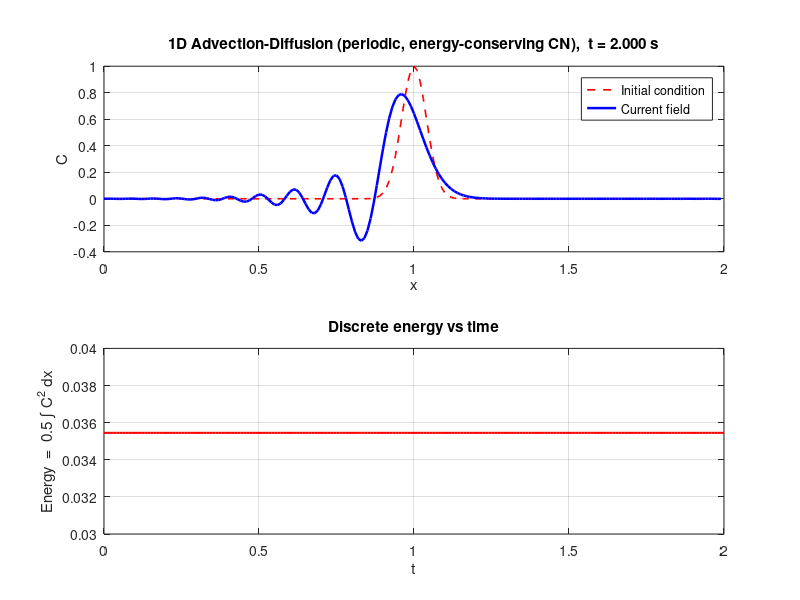
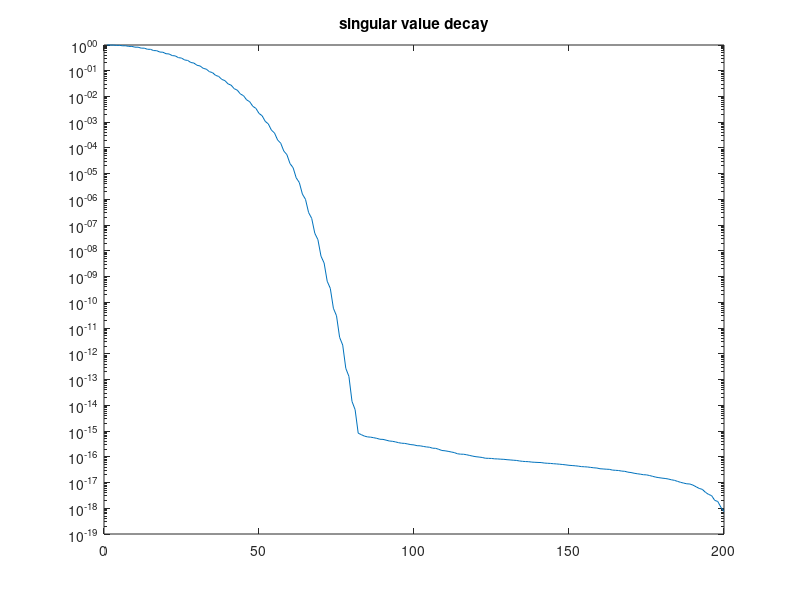
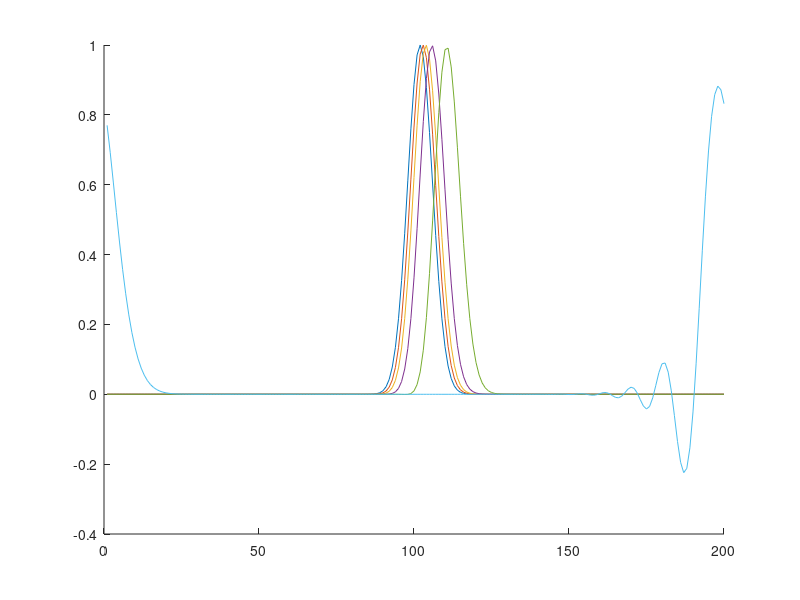

The MATLAB script that drew these images, in order:
%% 1D Advection-Diffusion Equation Solver
%  Periodic BCs | Central differences | Energy-conserving time discretization
%
% Solves:  dC/dt + u*dC/dx = D*d2C/dx2 ,   x in [0, L), periodic
%
% SPATIAL DISCRETIZATION
%   Advection : central difference  ->  matrix D1 is SKEW-SYMMETRIC
%               (D1' = -D1 on a periodic grid). This matters because a
%               skew-symmetric operator satisfies C'*D1*C = 0 for any C,
%               i.e. it moves "energy" (the L2 norm) around in space but
%               never creates or destroys it -- exactly like the
%               continuous advection term.
%   Diffusion : standard central 2nd difference -> matrix D2 is
%               SYMMETRIC NEGATIVE SEMI-DEFINITE, which is what
%               physically dissipates energy.
%
% TIME DISCRETIZATION (the "energy-conserving" part)
%   Explicit Euler applied to a skew-symmetric system is unconditionally
%   UNSTABLE (energy grows every step, no matter how small dt is).
%   Instead we use the trapezoidal rule (Crank-Nicolson):
%
%       C^{n+1} = C^n + (dt/2) * A * (C^n + C^{n+1})
%       =>  (I - dt/2*A) C^{n+1} = (I + dt/2*A) C^n
%
%   The update matrix M = (I - dt/2*A)^{-1} * (I + dt/2*A) is the Cayley
%   transform of A. When A is skew-symmetric, the Cayley transform is
%   EXACTLY ORTHOGONAL (M'*M = I), so ||C^{n+1}||_2 = ||C^n||_2 to
%   machine precision -- discrete energy is conserved exactly, for ANY
%   time step size (no CFL restriction on stability). Adding the
%   symmetric negative-semidefinite diffusion operator makes the scheme
%   correctly *dissipative* instead of perfectly conserving (as it
%   physically should be), while remaining unconditionally stable.
%
% Author: Generated by Claude
% -------------------------------------------------------------------

clear; clc; close all;

%% ------------------- User-defined parameters -----------------------
L  = 2.0;          % domain length [m] (periodic: point L is identified with 0)
N  = 200;          % number of grid points

% D  = 0.01;         % diffusion coefficient [m^2/s]
D  = 0;         % diffusion coefficient [m^2/s]
u  = 1.0;          % advection velocity [m/s]

T_final = 2.0;     % total simulation time [s]
dt = 0.01;         % time step [s] -- can be chosen freely for stability;
                    % (accuracy still degrades if dt is too large)

plot_every = 20;    % plot update frequency (in time steps)

%% ------------------- Grid setup (periodic) -----------------------------
x  = linspace(0, L, N+1); x(end) = [];   % N points on [0, L)
dx = x(2) - x(1);

%% ------------------- Initial condition ----------------------------------
x0 = 0.5*L;
sigma = 0.08*L;
% C0 = exp(-((x - x0).^2) / (2*sigma^2))';   % column vector, N x 1
C0 = exp(-(16*(x - x0).^2) / (2*sigma^2))';   % column vector, N x 1
% C0 = zeros(N,1); C0(1) = 1;   % column vector, N x 1
C  = C0;

Nt = round(T_final/dt);

fprintf('Grid: N = %d points, dx = %.4g\n', N, dx);
fprintf('dt = %.4g, Nt = %d steps, T_final = %.4g\n', dt, Nt, dt*Nt);

%% ------------------- Assemble periodic operator matrices -----------------
% D1: central-difference first derivative, periodic, skew-symmetric
%     (D1*C)_i = (C_{i+1} - C_{i-1}) / (2*dx)
e = ones(N,1);
D1 = spdiags([-e e], [-1 1], N, N) / (2*dx);
D1(1, N)   = -1/(2*dx);   % wrap: node before index 1 is index N
D1(N, 1)   =  1/(2*dx);   % wrap: node after index N is index 1

% D2: central-difference second derivative, periodic, symmetric
%     (D2*C)_i = (C_{i+1} - 2*C_i + C_{i-1}) / dx^2
D2 = spdiags([e -2*e e], [-1 0 1], N, N) / dx^2;
D2(1, N) = 1/dx^2;
D2(N, 1) = 1/dx^2;

% Sanity checks (uncomment to verify skew-/symmetry properties):
% disp(full(D1 + D1'))   % should be ~0 (skew-symmetric)
% disp(full(D2 - D2'))   % should be ~0 (symmetric)

%% ------------------- Full spatial operator A ----------------------------
% dC/dt = A*C ,   A = -u*D1 + D*D2
A = -u*D1 + D*D2;

%% ------------------- Energy-conserving (Crank-Nicolson) time stepping ----
I = speye(N);
M_left  = I - (dt/2)*A;   % implicit part
M_right = I + (dt/2)*A;   % explicit part

% Factorize the (constant) left-hand matrix once for efficiency
[Lf, Uf, Pf, Qf] = lu(M_left);

energy = zeros(Nt+1, 1);
time   = (0:Nt)*dt;
energy(1) = 0.5*dx*sum(C.^2);   % discrete L2 "energy"

figure('Color','w','Position',[100 100 900 650]);

X_C = zeros(N,Nt);

for n = 1:Nt

    rhs = M_right*C;
    % Solve M_left * C_new = rhs  using the precomputed LU factors
    C = Qf * (Uf \ (Lf \ (Pf*rhs)));

    X_C(:,n) = C;

    energy(n+1) = 0.5*dx*sum(C.^2);

    if mod(n, plot_every) == 0 || n == Nt
        subplot(2,1,1);
        plot(x, C0, 'r--', 'LineWidth', 1.2); hold on;
        plot(x, C, 'b-', 'LineWidth', 1.8); hold off;
        xlabel('x'); ylabel('C');
        title(sprintf('1D Advection-Diffusion (periodic, energy-conserving CN),  t = %.3f s', n*dt));
        legend('Initial condition', 'Current field', 'Location', 'northeast');
        % ylim([min(0,min(C0)) max(C0)*1.1]);
        grid on;

        subplot(2,1,2);
        plot(time(1:n+1), energy(1:n+1), 'r-', 'LineWidth', 1.5);
        xlabel('t'); ylabel('Energy  =  0.5 \int C^2 dx');
        title('Discrete energy vs time');
        grid on;
        drawnow;
    end
end

fprintf('Initial energy = %.6g\n', energy(1));
fprintf('Final energy   = %.6g\n', energy(end));
fprintf('(With D = 0 these should match to machine precision;\n');
fprintf(' with D > 0, energy should decay monotonically.)\n');

%% construct ROM basis via POD
[V,S,~] = svd(X_C,'econ');
% n = 14;
% n = 24;
n = 40;
Vn = V(:,1:n);

%% singular value decay
figure
semilogy(diag(S)/S(1,1))
title("singular value decay")

%% state plots
X_b = X_C;
figure; hold on
plot(X_b(:,1))
plot(X_b(:,2))
plot(X_b(:,3))
plot(X_b(:,5))
plot(X_b(:,10))
plot(X_b(:,100))
